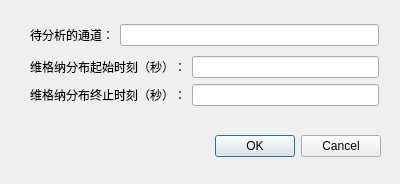
<?xml version="1.0" encoding="UTF-8"?>
<ui version="4.0">
 <class>WignerInfo</class>
 <widget class="QDialog" name="WignerInfo">
  <property name="geometry">
   <rect>
    <x>0</x>
    <y>0</y>
    <width>400</width>
    <height>184</height>
   </rect>
  </property>
  <property name="windowTitle">
   <string>Dialog</string>
  </property>
  <widget class="QDialogButtonBox" name="buttonBox">
   <property name="geometry">
    <rect>
     <x>40</x>
     <y>130</y>
     <width>341</width>
     <height>32</height>
    </rect>
   </property>
   <property name="orientation">
    <enum>Qt::Horizontal</enum>
   </property>
   <property name="standardButtons">
    <set>QDialogButtonBox::Cancel|QDialogButtonBox::Ok</set>
   </property>
  </widget>
  <widget class="QWidget" name="layoutWidget">
   <property name="geometry">
    <rect>
     <x>30</x>
     <y>20</y>
     <width>349</width>
     <height>91</height>
    </rect>
   </property>
   <layout class="QVBoxLayout" name="verticalLayout_2">
    <item>
     <layout class="QHBoxLayout" name="horizontalLayout_3">
      <item>
       <widget class="QLabel" name="label_3">
        <property name="text">
         <string>待分析的通道：</string>
        </property>
       </widget>
      </item>
      <item>
       <widget class="QLineEdit" name="lineEdit_3"/>
      </item>
     </layout>
    </item>
    <item>
     <layout class="QVBoxLayout" name="verticalLayout">
      <item>
       <layout class="QHBoxLayout" name="horizontalLayout">
        <item>
         <widget class="QLabel" name="label">
          <property name="text">
           <string>维格纳分布起始时刻（秒）：</string>
          </property>
         </widget>
        </item>
        <item>
         <widget class="QLineEdit" name="lineEdit"/>
        </item>
       </layout>
      </item>
      <item>
       <layout class="QHBoxLayout" name="horizontalLayout_2">
        <item>
         <widget class="QLabel" name="label_2">
          <property name="text">
           <string>维格纳分布终止时刻（秒）：</string>
          </property>
         </widget>
        </item>
        <item>
         <widget class="QLineEdit" name="lineEdit_2"/>
        </item>
       </layout>
      </item>
     </layout>
    </item>
   </layout>
  </widget>
 </widget>
 <resources/>
 <connections>
  <connection>
   <sender>buttonBox</sender>
   <signal>accepted()</signal>
   <receiver>WignerInfo</receiver>
   <slot>accept()</slot>
   <hints>
    <hint type="sourcelabel">
     <x>248</x>
     <y>254</y>
    </hint>
    <hint type="destinationlabel">
     <x>157</x>
     <y>274</y>
    </hint>
   </hints>
  </connection>
  <connection>
   <sender>buttonBox</sender>
   <signal>rejected()</signal>
   <receiver>WignerInfo</receiver>
   <slot>reject()</slot>
   <hints>
    <hint type="sourcelabel">
     <x>316</x>
     <y>260</y>
    </hint>
    <hint type="destinationlabel">
     <x>286</x>
     <y>274</y>
    </hint>
   </hints>
  </connection>
 </connections>
</ui>
